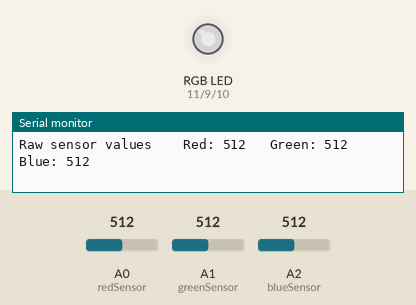
This sketch was run on a simulated Arduino Uno, built with avr-gcc and run on an emulated ATmega328P. On the bench: an RGB LED mixed from three pins (HIGH = lit), the last lines printed to the serial monitor. The inputs (shaded band) are chosen by the test bench; at power-on: A0 (redSensor) = 512, A1 (greenSensor) = 512, A2 (blueSensor) = 512. Dim RGB values are drawn brighter than linear.

Above: at 1.2 s.
1.3 s: A0 (redSensor) set to 993
At 1.8 s:
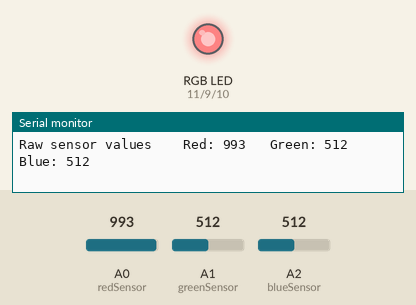
2.8 s: A0 (redSensor) set to 1010
At 3.8 s:
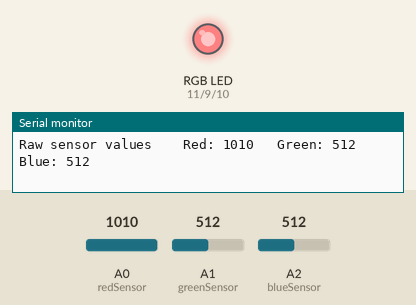
5.8 s: A1 (greenSensor) set to 107
At 7.0 s:
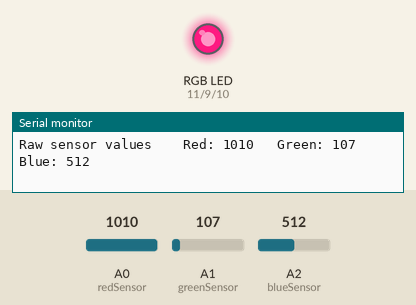
7.3 s: A1 (greenSensor) set to 93
At 8.1 s:
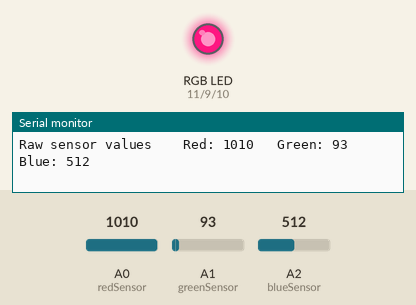
10.3 s: A2 (blueSensor) set to 11
At 11.5 s:
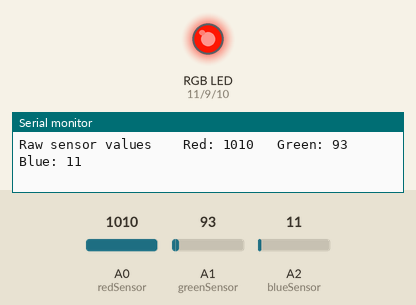
11.8 s: A2 (blueSensor) set to 8
Timing chart, 0 to 14.8 s (numbered marks = the images above; inputs shaded):
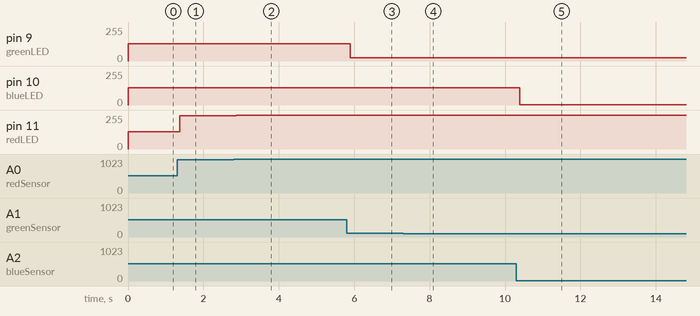

Measured:
- after the input at 1.3 s, pin 11 (redLED): 128/255 → 248/255 after 0.08 s
- after the input at 2.8 s, pin 11 (redLED): 248/255 → 252/255 after 0.07 s
- after the input at 5.8 s, pin 9 (greenLED): 128/255 → 26/255 after 0.10 s
- after the input at 7.3 s, pin 9 (greenLED): 26/255 → 23/255 after 0.06 s
- after the input at 10.3 s, pin 10 (blueLED): 128/255 → 2/255 after 0.09 s

The sketch:

Project_4.ino
```cpp
const int greenLED = 9;
const int redLED = 11;
const int blueLED = 10;

const int redSensor = A0;
const int greenSensor = A1;
const int blueSensor = A2;

int redOut = 0;
int greenOut = 0;
int blueOut = 0;

int redIn = 0;
int greenIn = 0;
int blueIn = 0;

void setup() {
  Serial.begin(9600);
  pinMode(greenLED, OUTPUT);
  pinMode(redLED, OUTPUT);
  pinMode(blueLED, OUTPUT);
}

void loop() {
  redIn = analogRead(redSensor);
  delay(5);
  greenIn = analogRead(greenSensor);
  delay(5);
  blueIn = analogRead(blueSensor);

  Serial.print("Raw sensor values \t Red: ");
  Serial.print(redIn);
  Serial.print("\t Green: ");
  Serial.print(greenIn);
  Serial.print("\t Blue: ");
  Serial.println(blueIn);

  redOut = redIn / 4;
  greenOut = greenIn / 4;
  blueOut = blueIn / 4;

  analogWrite(redLED, redOut);
  analogWrite(greenLED, greenOut);
  analogWrite(blueLED, blueOut);
}
```
